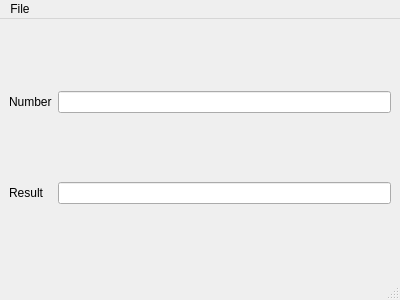
<?xml version="1.0" encoding="UTF-8"?>
<ui version="4.0">
 <class>MainWindow</class>
 <widget class="QMainWindow" name="MainWindow">
  <property name="geometry">
   <rect>
    <x>0</x>
    <y>0</y>
    <width>400</width>
    <height>300</height>
   </rect>
  </property>
  <property name="windowTitle">
   <string>MainWindow</string>
  </property>
  <widget class="QWidget" name="centralwidget">
   <layout class="QGridLayout" name="gridLayout">
    <item row="0" column="0">
     <widget class="QLabel" name="label">
      <property name="text">
       <string>Number</string>
      </property>
     </widget>
    </item>
    <item row="0" column="1">
     <widget class="QLineEdit" name="t1"/>
    </item>
    <item row="1" column="0">
     <widget class="QLabel" name="label_2">
      <property name="text">
       <string>Result</string>
      </property>
     </widget>
    </item>
    <item row="1" column="1">
     <widget class="QLineEdit" name="t2"/>
    </item>
   </layout>
  </widget>
  <widget class="QMenuBar" name="menubar">
   <property name="geometry">
    <rect>
     <x>0</x>
     <y>0</y>
     <width>400</width>
     <height>26</height>
    </rect>
   </property>
   <widget class="QMenu" name="menuFile">
    <property name="title">
     <string>File</string>
    </property>
    <addaction name="actionSquare"/>
    <addaction name="actionCube"/>
    <addaction name="actionSqrRoot"/>
    <addaction name="actionCube_Roor"/>
    <addaction name="separator"/>
    <addaction name="actionQuit"/>
    <addaction name="separator"/>
   </widget>
   <addaction name="menuFile"/>
  </widget>
  <widget class="QStatusBar" name="statusbar"/>
  <action name="actionSquare">
   <property name="text">
    <string>Square</string>
   </property>
   <property name="shortcut">
    <string>Alt+S</string>
   </property>
  </action>
  <action name="actionCube">
   <property name="text">
    <string>Cube</string>
   </property>
  </action>
  <action name="actionSqrRoot">
   <property name="text">
    <string>SqrRoot</string>
   </property>
  </action>
  <action name="actionCube_Roor">
   <property name="text">
    <string>Cube Roor</string>
   </property>
  </action>
  <action name="actionQuit">
   <property name="text">
    <string>Quit</string>
   </property>
  </action>
 </widget>
 <resources/>
 <connections/>
</ui>
